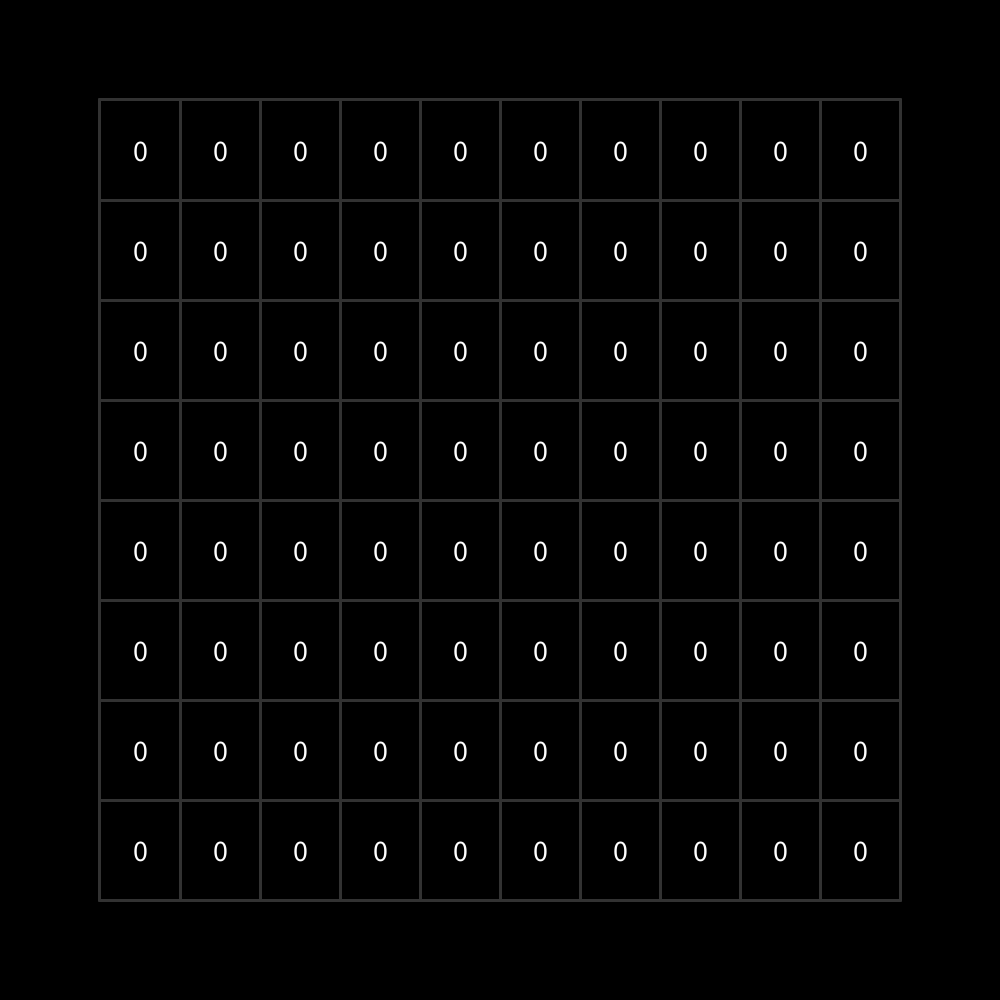
Frame 1 (no input)
Frame 60 (the mouse pressed at the canvas centre just before this capture): identical to frame 1, image omitted
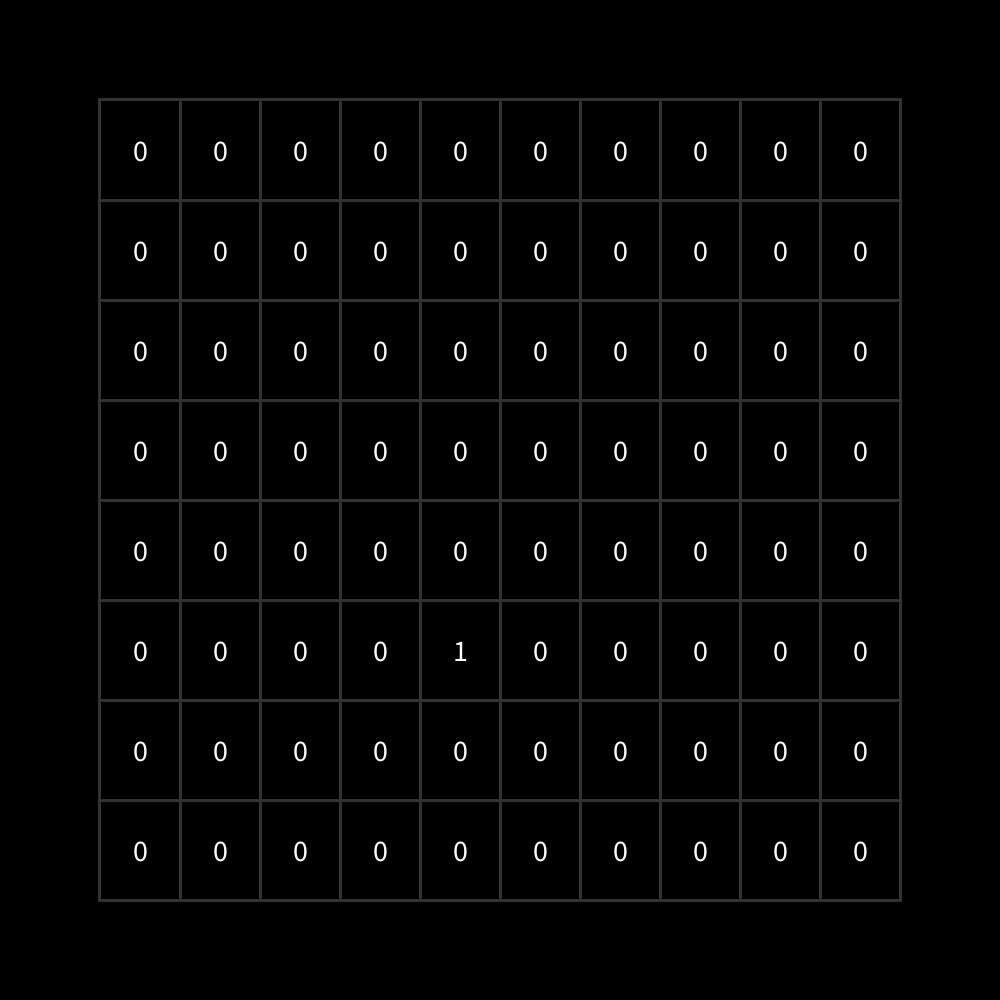
Frame 120 (the mouse held since frame 60 and released just before this capture)

The Processing sketch that drew these frames (run headless with seeded random() and noise(); from frame 60 on, the mouse is pressed at the canvas centre):

// Processing sketch: shortestPathSketch
// ── shortestPathSketch.pde
final int myRows = 8;
final int myColumns = 10;
final int myWidth = 1000;
final int myHeight = 1000;
float boardW;
float boardH;
float marginX, marginY; //margens do tabuleiro
float sColumns, sRows; //espaço entre colunas e linhas
int mColumns, mRows; //coluna e linha onde se encontra o rato
final float boardsize = 0.8;


int Row, Column, Position, mMouseX, mMouseY;
float x, y;
boolean PassMouse;

final int delay = 1000;
int t1 = 0;

color windowColor;
int colors;
final color black = color(0, 0, 0);
final color white = color(255, 255, 255);
color[] myColor = {color(0, 125, 0), color(0, 128, 0), color(255, 99,71), color(64, 224, 208)};

int [][] board;
int [][] distance;
int [][] path;
int [] mouse;


//----------------------------------------------------------------------------------

void setup(){
  board = new int [myRows][myColumns];
  distance = new int[myRows][myColumns];
  path = new int[myRows][myColumns];
  mouse = new int [8];
  windowColor = black;
  marginX = (1-boardsize)*0.5*myWidth;
  marginY = (1-boardsize)*0.5*myHeight;
  boardW = myWidth * boardsize;
  boardH = myHeight * boardsize;
  sColumns = boardW / myColumns;
  sRows = boardH / myRows;
  MatrixUpdate(distance, -1);
}

void Text(color white, int size){
 textAlign(CENTER, CENTER);
 textSize(size);
 fill(white);
}


int countWhile(int[][] m, int Rows, int Columns, int x, int r, int c, int dv, int dh){
  int result = 0;
  while(c >= 0 && c < Columns && r >= 0 && r < Rows && m[r][c] == x){
   c += dh;
   r += dv;
   result++;
  }
  return result;
}

void Matrix(int Rows, int Columns){
  fill(255);
  stroke(50);
  strokeWeight(3);
   for(int i=0; i<=Rows; i++){//8
    line(marginX, sRows * i + marginX, boardH + marginX, sRows * i + marginX);
   }
    for(int i=0; i<=Columns; i++){ //10
      line(sColumns * i + marginY, marginY, sColumns * i + marginY, boardW + marginY);
    }
}

 void MatrixUpdate(int[][]m, int x){
    for(int r = 0; r < myRows; r++)
      for(int c = 0; c < myColumns; c++)
        m[r][c] = x;
 }

//Criar as bolas
void Balls(int Rows, int Columns){
 for(int r = 0; r<Rows;r++){
   for(int c= 0; c < Columns; c++){
     if(board[r][c] > 0){
       ellipseMode(CORNER);
       strokeWeight(3);
       fill(myColor[board[r][c]]);
       ellipse(c*sColumns+marginX, r*sRows+marginY, sColumns, sRows);
       }
     }
  }
}

void Path(){
 Text(white, 30);
 for(int r = 0; r < myRows; r++){
  for(int c = 0; c < myColumns; c++)
   text(path[r][c], c * sColumns + marginX + sColumns/2, r*sRows+marginY+sRows/2);
 }
}


int Cell(float x, float y){
  Row = int((y-marginY)/sRows);
  Column = int((x-marginX)/sColumns);
  int result = Row*myColumns + Column;
  return result;
}




//Calcular as distancias da bola de acordo com a ultima bola "desenhada"
void North(int[][]m, int[][]d, int r, int c, int x){
  if(r>0 && d[r-1][c] == -1 && m[r-1][c] == 0)
    d[r-1][c] = x+1;
}

void South(int[][]m, int[][]d, int r, int c, int x){
  if(r < myRows - 1 && d[r+1][c] == -1 && m[r+1][c] == 0)
    d[r+1][c] = x+1;
}

void Este(int[][]m, int[][]d, int r, int c, int x){
  if(c < myColumns -1 && d[r][c+1] == -1 && m[r][c+1] == 0)
    d[r][c+1] = x+1;
}

void NE(int[][]m, int[][]d, int r, int c, int x){
  if(r > 0 && c < myColumns -1 && d[r-1][c+1] == -1 && m[r-1][c+1] == 0)
    d[r-1][c+1] = x+1;
}

void SE(int[][]m, int[][]d, int r, int c, int x){
  if(r < myRows -1 && c < myColumns -1 && d[r+1][c+1] == -1 && m[r+1][c+1] == 0)
    d[r+1][c+1] = x+1;
}

void West(int[][]m, int[][]d, int r, int c, int x){
  if(c > 0 && d[r][c-1] == -1 && m[r][c-1] == 0)
    d[r][c-1] = x+1;
}

void NW(int[][]m, int[][]d, int r, int c, int x){
  if(r > 0 && c > 0 && d[r-1][c-1] == -1 && m[r-1][c-1] == 0)
    d[r-1][c-1] = x+1;
}

void SW (int[][]m, int[][]d, int r, int c, int x){
  if(r < myRows -1 && c > 0 && d[r+1][c-1] == -1 && m[r+1][c-1] == 0)
    d[r+1][c-1] = x+1;
}

//Calcular distancias apenas quando se passa com o rato

void NDistance(int[][]d, int r, int c){
  if(r > 0)
    mouse[0] = d[r-1][c];
  else
    mouse[0] = 9999;
}

void SDistance(int[][]d, int r, int c){
  if(r < myRows -1)
    mouse[1] = d[r+1][c];
  else
    mouse[1] = 9999;
}

void EDistance(int[][]d, int r, int c){
  if(c < myColumns -1)
    mouse[2] = d[r][c+1];
  else
    mouse[2] = 9999;
}

void NEDistance(int[][]d, int r, int c){
  if(r > 0 && c < myColumns -1)
    mouse[3] = d[r-1][c+1];
  else
    mouse[3] = 9999;
}

void SEDistance(int[][]d, int r, int c){
  if(r < myRows -1 && c < myColumns -1)
    mouse[4] = d[r+1][c+1];
  else
    mouse[4] = 9999;
}

void WDistance(int[][]d, int r, int c){
  if(c > 0)
    mouse[5] = d[r][c-1];
  else
    mouse[5] = 9999;
}

void NWDistance(int[][]d, int r, int c){
  if(r > 0 && c > 0)
    mouse[6] = d[r-1][c-1];
  else
    mouse[6] = 9999;
}

void SWDistance(int[][]d, int r, int c){
  if(r < myRows -1 && c > 0)
    mouse[7] = d[r+1][c-1];
  else
    mouse[7] = 9999;
}
//Calcular todas as distancias na vertical, horizontal e diagonal
void allDistances(int[][]m, int Rows, int Columns, int r, int c, int[][]d){
  d[r][c] = 0;
  int x = 0;
  int loop = 0;
  while(loop < Rows * Columns){
    for(int i = 0; i < Rows; i++)
     for(int j = 0; j < Columns; j++)
       if(d[i][j]==x){
        North(m, d, i, j, x);
        South(m, d, i, j, x); 
        Este(m, d, i, j, x);
        NE(m, d, i, j, x);
        SE(m, d, i, j, x);
        West(m, d, i, j, x); 
        NW(m, d, i, j, x);
        SW(m, d, i, j, x);
    }
    loop++;
    x++;
  }
}

void shortestPath(int[][]d, int r, int c, int[][]p){
  int ActualBall = d[r][c];//Bola clicada para saber as distancias
  while(ActualBall >= 1){
    p[r][c] = 1;
    int Direction = -1;
    NDistance(d, r, c);
    SDistance(d, r, c);
    EDistance(d, r, c);
    NEDistance(d, r, c);
    SEDistance(d, r, c);
    WDistance(d, r, c);
    NWDistance(d, r, c);
    SWDistance(d, r, c);
    for(int i = 0; i < 8; i++){
     if(ActualBall > mouse[i] && mouse[i] >=0){
      ActualBall = mouse[i];
      Direction = i;
     }
    }
    if(ActualBall != 0){
       if(Direction == -1)
         p[r][c] = 1;
       if(Direction == 0) //North
         p[r--][c] = ActualBall+1;
       if(Direction == 1) //South
         p[r++][c] = ActualBall+1;
       if(Direction == 2) //Este
         p[r][c++] = ActualBall+1;
       if(Direction == 3) // NE
         p[r--][c++] = ActualBall+1;
       if(Direction == 4) //SE
         p[r++][c++] = ActualBall+1;
       if(Direction == 5) //West
         p[r][c--] = ActualBall+1;
       if(Direction == 6) //NW
         p[r--][c--] = ActualBall+1;
       if(Direction == 7) //SW
         p[r++][c--] = ActualBall+1;
   }
  }
}


void settings(){
  size(myWidth, myHeight);
}


void draw(){
  background(windowColor);
  Matrix(myRows, myColumns);
  Balls(myRows, myColumns);
  Path();
  x = mouseX;
  y = mouseY;
  mMouseX = int((x-marginX)/sColumns);
  mMouseY = int((y-marginY)/sRows);
  if(mMouseX <= myColumns && mMouseX >= 0 && mMouseY <= myRows && mMouseY >= 0){
    MatrixUpdate(path, 0);
    if(PassMouse)
      shortestPath(distance, mMouseX, mMouseY, path); 
  }
}

void mousePressed(){
  t1 = millis();
  PassMouse = true;
  if(mouseX < (myWidth - marginX) && mouseX > marginX && mouseY > marginY && mouseY < (myHeight - marginY)){
      MatrixUpdate(distance, -1);
      Position = Cell(mouseX, mouseY);
      board[Position/myColumns][Position%myColumns]= colors;
      colors = int(random(1))+1;
      allDistances(board, myRows, myColumns, Row, Column, distance);
  }
}
